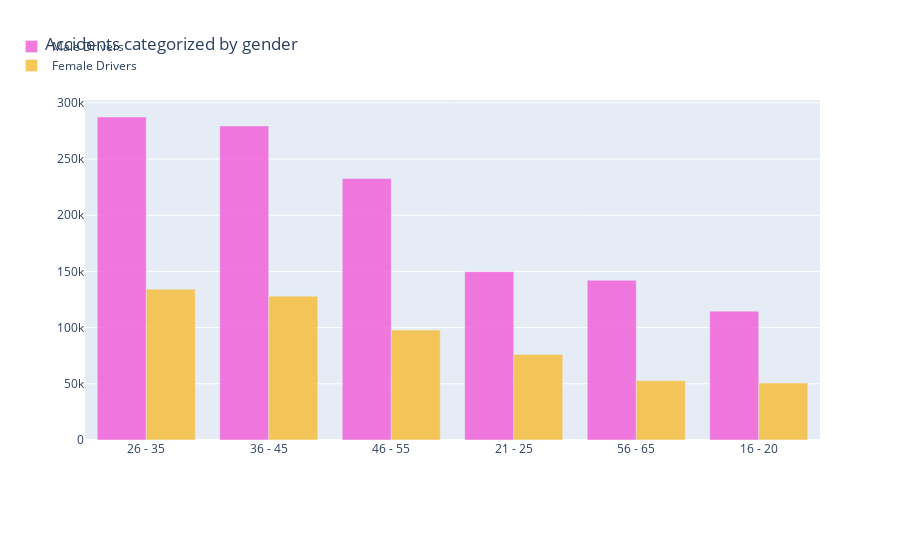

The cell this chart's notebook holds for it:
### Code cell
trace1 = go.Bar(
    x=male_age_band,
    y=male_accident_count,
    name='Male Drivers',
    marker=dict(color='#f259d6'),
    opacity=0.8
)
trace2 = go.Bar(
    x=female_age_band,
    y=female_accident_count,
    name='Female Drivers',
    marker=dict(color='#f7bb31'),
    opacity=0.8
)
data = [trace1, trace2]
layout = go.Layout(
    barmode='group',
    legend=dict(dict(x=-.1, y=1.2)),
    margin=dict(b=120),
    title = 'Accidents categorized by gender',
)

fig = go.Figure(data=data, layout=layout)
iplot(fig, filename='grouped-bar')

plt.show()

### Figure 1 — Plotly figure (JSON) as saved in the notebook; plotly's stock layout.template omitted (floating-point values rounded to 4 significant figures)
{"data": [{"marker": {"color": "#f259d6"}, "name": "Male Drivers", "opacity": 0.8, "type": "bar", "x": ["26 - 35", "36 - 45", "46 - 55", "21 - 25", "56 - 65", "16 - 20"], "y": [287379, 279454, 232553, 149759, 142134, 114627]}, {"marker": {"color": "#f7bb31"}, "name": "Female Drivers", "opacity": 0.8, "type": "bar", "x": ["26 - 35", "36 - 45", "46 - 55", "21 - 25", "56 - 65", "16 - 20"], "y": [134236, 128007, 97851, 76147, 52753, 50738]}], "layout": {"barmode": "group", "legend": {"x": -0.1, "y": 1.2}, "margin": {"b": 120}, "title": {"text": "Accidents categorized by gender"}}}
